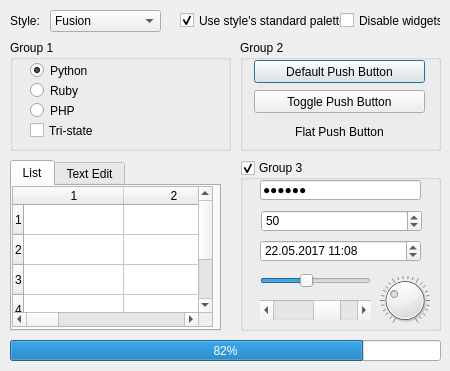
<?xml version="1.0" encoding="UTF-8"?>
<ui version="4.0">
 <class>Form</class>
 <widget class="QWidget" name="Form">
  <property name="geometry">
   <rect>
    <x>0</x>
    <y>0</y>
    <width>450</width>
    <height>371</height>
   </rect>
  </property>
  <property name="windowTitle">
   <string>Styles</string>
  </property>
  <widget class="QComboBox" name="comboBox">
   <property name="geometry">
    <rect>
     <x>50</x>
     <y>10</y>
     <width>111</width>
     <height>22</height>
    </rect>
   </property>
   <item>
    <property name="text">
     <string>Fusion</string>
    </property>
   </item>
  </widget>
  <widget class="QLabel" name="label">
   <property name="geometry">
    <rect>
     <x>10</x>
     <y>10</y>
     <width>47</width>
     <height>21</height>
    </rect>
   </property>
   <property name="text">
    <string>Style:</string>
   </property>
  </widget>
  <widget class="QGroupBox" name="groupBox">
   <property name="geometry">
    <rect>
     <x>10</x>
     <y>40</y>
     <width>221</width>
     <height>111</height>
    </rect>
   </property>
   <property name="title">
    <string>Group 1</string>
   </property>
   <widget class="QRadioButton" name="radioButton">
    <property name="geometry">
     <rect>
      <x>20</x>
      <y>20</y>
      <width>82</width>
      <height>21</height>
     </rect>
    </property>
    <property name="text">
     <string>Python</string>
    </property>
    <property name="checked">
     <bool>true</bool>
    </property>
   </widget>
   <widget class="QRadioButton" name="radioButton_2">
    <property name="geometry">
     <rect>
      <x>20</x>
      <y>40</y>
      <width>82</width>
      <height>21</height>
     </rect>
    </property>
    <property name="text">
     <string>Ruby</string>
    </property>
   </widget>
   <widget class="QRadioButton" name="radioButton_3">
    <property name="geometry">
     <rect>
      <x>20</x>
      <y>60</y>
      <width>82</width>
      <height>21</height>
     </rect>
    </property>
    <property name="text">
     <string>PHP</string>
    </property>
   </widget>
   <widget class="QCheckBox" name="checkBox">
    <property name="geometry">
     <rect>
      <x>20</x>
      <y>80</y>
      <width>70</width>
      <height>21</height>
     </rect>
    </property>
    <property name="text">
     <string>Tri-state</string>
    </property>
    <property name="checked">
     <bool>false</bool>
    </property>
    <property name="autoRepeat">
     <bool>false</bool>
    </property>
    <property name="autoExclusive">
     <bool>true</bool>
    </property>
    <property name="tristate">
     <bool>true</bool>
    </property>
   </widget>
  </widget>
  <widget class="QCheckBox" name="checkBox_2">
   <property name="geometry">
    <rect>
     <x>180</x>
     <y>10</y>
     <width>161</width>
     <height>21</height>
    </rect>
   </property>
   <property name="text">
    <string>Use style's standard palette</string>
   </property>
   <property name="checked">
    <bool>true</bool>
   </property>
  </widget>
  <widget class="QCheckBox" name="checkBox_3">
   <property name="geometry">
    <rect>
     <x>340</x>
     <y>10</y>
     <width>101</width>
     <height>21</height>
    </rect>
   </property>
   <property name="text">
    <string>Disable widgets</string>
   </property>
  </widget>
  <widget class="QGroupBox" name="groupBox_2">
   <property name="geometry">
    <rect>
     <x>240</x>
     <y>40</y>
     <width>201</width>
     <height>111</height>
    </rect>
   </property>
   <property name="title">
    <string>Group 2</string>
   </property>
   <widget class="QPushButton" name="pushButton">
    <property name="geometry">
     <rect>
      <x>14</x>
      <y>20</y>
      <width>171</width>
      <height>23</height>
     </rect>
    </property>
    <property name="text">
     <string>Default Push Button</string>
    </property>
    <property name="autoDefault">
     <bool>false</bool>
    </property>
    <property name="default">
     <bool>true</bool>
    </property>
   </widget>
   <widget class="QPushButton" name="pushButton_2">
    <property name="geometry">
     <rect>
      <x>14</x>
      <y>50</y>
      <width>171</width>
      <height>23</height>
     </rect>
    </property>
    <property name="text">
     <string>Toggle Push Button</string>
    </property>
    <property name="default">
     <bool>false</bool>
    </property>
    <property name="flat">
     <bool>false</bool>
    </property>
   </widget>
   <widget class="QPushButton" name="pushButton_3">
    <property name="geometry">
     <rect>
      <x>14</x>
      <y>80</y>
      <width>171</width>
      <height>23</height>
     </rect>
    </property>
    <property name="text">
     <string>Flat Push Button</string>
    </property>
    <property name="flat">
     <bool>true</bool>
    </property>
   </widget>
  </widget>
  <widget class="QGroupBox" name="groupBox_3">
   <property name="geometry">
    <rect>
     <x>240</x>
     <y>160</y>
     <width>201</width>
     <height>171</height>
    </rect>
   </property>
   <property name="title">
    <string>Group 3</string>
   </property>
   <property name="checkable">
    <bool>true</bool>
   </property>
   <widget class="QSpinBox" name="spinBox">
    <property name="geometry">
     <rect>
      <x>21</x>
      <y>50</y>
      <width>161</width>
      <height>22</height>
     </rect>
    </property>
    <property name="minimum">
     <number>0</number>
    </property>
    <property name="singleStep">
     <number>0</number>
    </property>
    <property name="value">
     <number>50</number>
    </property>
   </widget>
   <widget class="QDateTimeEdit" name="dateTimeEdit">
    <property name="geometry">
     <rect>
      <x>20</x>
      <y>80</y>
      <width>161</width>
      <height>22</height>
     </rect>
    </property>
    <property name="date">
     <date>
      <year>2017</year>
      <month>5</month>
      <day>22</day>
     </date>
    </property>
    <property name="time">
     <time>
      <hour>11</hour>
      <minute>8</minute>
      <second>0</second>
     </time>
    </property>
    <property name="maximumTime">
     <time>
      <hour>16</hour>
      <minute>59</minute>
      <second>59</second>
     </time>
    </property>
    <property name="currentSection">
     <enum>QDateTimeEdit::DaySection</enum>
    </property>
    <property name="displayFormat">
     <string>d.MM.yyyy h:mm</string>
    </property>
    <property name="calendarPopup">
     <bool>false</bool>
    </property>
    <property name="currentSectionIndex">
     <number>0</number>
    </property>
    <property name="timeSpec">
     <enum>Qt::LocalTime</enum>
    </property>
   </widget>
   <widget class="QSlider" name="horizontalSlider">
    <property name="geometry">
     <rect>
      <x>20</x>
      <y>110</y>
      <width>111</width>
      <height>22</height>
     </rect>
    </property>
    <property name="singleStep">
     <number>1</number>
    </property>
    <property name="pageStep">
     <number>10</number>
    </property>
    <property name="value">
     <number>40</number>
    </property>
    <property name="sliderPosition">
     <number>40</number>
    </property>
    <property name="tracking">
     <bool>true</bool>
    </property>
    <property name="orientation">
     <enum>Qt::Horizontal</enum>
    </property>
    <property name="invertedAppearance">
     <bool>false</bool>
    </property>
    <property name="invertedControls">
     <bool>true</bool>
    </property>
    <property name="tickPosition">
     <enum>QSlider::NoTicks</enum>
    </property>
    <property name="tickInterval">
     <number>0</number>
    </property>
   </widget>
   <widget class="QDial" name="dial">
    <property name="geometry">
     <rect>
      <x>140</x>
      <y>110</y>
      <width>50</width>
      <height>61</height>
     </rect>
    </property>
    <property name="value">
     <number>30</number>
    </property>
    <property name="wrapping">
     <bool>false</bool>
    </property>
    <property name="notchesVisible">
     <bool>true</bool>
    </property>
   </widget>
   <widget class="QScrollBar" name="horizontalScrollBar">
    <property name="geometry">
     <rect>
      <x>20</x>
      <y>140</y>
      <width>111</width>
      <height>20</height>
     </rect>
    </property>
    <property name="value">
     <number>70</number>
    </property>
    <property name="orientation">
     <enum>Qt::Horizontal</enum>
    </property>
   </widget>
   <widget class="QLineEdit" name="lineEdit">
    <property name="geometry">
     <rect>
      <x>20</x>
      <y>20</y>
      <width>161</width>
      <height>20</height>
     </rect>
    </property>
    <property name="text">
     <string>123456</string>
    </property>
    <property name="echoMode">
     <enum>QLineEdit::Password</enum>
    </property>
    <property name="dragEnabled">
     <bool>false</bool>
    </property>
    <property name="readOnly">
     <bool>false</bool>
    </property>
    <property name="clearButtonEnabled">
     <bool>false</bool>
    </property>
   </widget>
  </widget>
  <widget class="QProgressBar" name="progressBar">
   <property name="geometry">
    <rect>
     <x>10</x>
     <y>340</y>
     <width>431</width>
     <height>21</height>
    </rect>
   </property>
   <property name="value">
    <number>82</number>
   </property>
   <property name="alignment">
    <set>Qt::AlignCenter</set>
   </property>
   <property name="textVisible">
    <bool>true</bool>
   </property>
   <property name="textDirection">
    <enum>QProgressBar::TopToBottom</enum>
   </property>
  </widget>
  <widget class="QTabWidget" name="tabWidget">
   <property name="geometry">
    <rect>
     <x>10</x>
     <y>160</y>
     <width>211</width>
     <height>171</height>
    </rect>
   </property>
   <property name="tabShape">
    <enum>QTabWidget::Rounded</enum>
   </property>
   <property name="currentIndex">
    <number>0</number>
   </property>
   <property name="documentMode">
    <bool>false</bool>
   </property>
   <property name="tabsClosable">
    <bool>false</bool>
   </property>
   <property name="movable">
    <bool>false</bool>
   </property>
   <property name="tabBarAutoHide">
    <bool>false</bool>
   </property>
   <widget class="QWidget" name="tab">
    <attribute name="title">
     <string>List</string>
    </attribute>
    <widget class="QTableWidget" name="tableWidget">
     <property name="geometry">
      <rect>
       <x>0</x>
       <y>0</y>
       <width>201</width>
       <height>141</height>
      </rect>
     </property>
     <property name="autoFillBackground">
      <bool>false</bool>
     </property>
     <property name="frameShape">
      <enum>QFrame::StyledPanel</enum>
     </property>
     <property name="frameShadow">
      <enum>QFrame::Plain</enum>
     </property>
     <property name="lineWidth">
      <number>1</number>
     </property>
     <property name="midLineWidth">
      <number>1</number>
     </property>
     <property name="verticalScrollBarPolicy">
      <enum>Qt::ScrollBarAsNeeded</enum>
     </property>
     <property name="dragEnabled">
      <bool>false</bool>
     </property>
     <property name="defaultDropAction">
      <enum>Qt::IgnoreAction</enum>
     </property>
     <property name="alternatingRowColors">
      <bool>false</bool>
     </property>
     <property name="selectionMode">
      <enum>QAbstractItemView::SingleSelection</enum>
     </property>
     <property name="iconSize">
      <size>
       <width>0</width>
       <height>0</height>
      </size>
     </property>
     <property name="textElideMode">
      <enum>Qt::ElideMiddle</enum>
     </property>
     <property name="verticalScrollMode">
      <enum>QAbstractItemView::ScrollPerItem</enum>
     </property>
     <property name="showGrid">
      <bool>true</bool>
     </property>
     <property name="gridStyle">
      <enum>Qt::SolidLine</enum>
     </property>
     <property name="sortingEnabled">
      <bool>false</bool>
     </property>
     <attribute name="horizontalHeaderVisible">
      <bool>true</bool>
     </attribute>
     <attribute name="horizontalHeaderCascadingSectionResizes">
      <bool>false</bool>
     </attribute>
     <attribute name="horizontalHeaderDefaultSectionSize">
      <number>100</number>
     </attribute>
     <attribute name="horizontalHeaderHighlightSections">
      <bool>true</bool>
     </attribute>
     <attribute name="horizontalHeaderShowSortIndicator" stdset="0">
      <bool>false</bool>
     </attribute>
     <attribute name="horizontalHeaderStretchLastSection">
      <bool>true</bool>
     </attribute>
     <attribute name="verticalHeaderVisible">
      <bool>true</bool>
     </attribute>
     <attribute name="verticalHeaderCascadingSectionResizes">
      <bool>false</bool>
     </attribute>
     <attribute name="verticalHeaderHighlightSections">
      <bool>true</bool>
     </attribute>
     <attribute name="verticalHeaderShowSortIndicator" stdset="0">
      <bool>false</bool>
     </attribute>
     <attribute name="verticalHeaderStretchLastSection">
      <bool>true</bool>
     </attribute>
     <row>
      <property name="text">
       <string>1</string>
      </property>
     </row>
     <row>
      <property name="text">
       <string>2</string>
      </property>
     </row>
     <row>
      <property name="text">
       <string>3</string>
      </property>
     </row>
     <row>
      <property name="text">
       <string>4</string>
      </property>
     </row>
     <row>
      <property name="text">
       <string>5</string>
      </property>
     </row>
     <column>
      <property name="text">
       <string>1</string>
      </property>
     </column>
     <column>
      <property name="text">
       <string>2</string>
      </property>
     </column>
     <column>
      <property name="text">
       <string>3</string>
      </property>
     </column>
     <column>
      <property name="text">
       <string>4</string>
      </property>
     </column>
     <column>
      <property name="text">
       <string>5</string>
      </property>
     </column>
    </widget>
   </widget>
   <widget class="QWidget" name="tab_2">
    <attribute name="title">
     <string>Text Edit</string>
    </attribute>
   </widget>
  </widget>
 </widget>
 <resources/>
 <connections/>
</ui>
